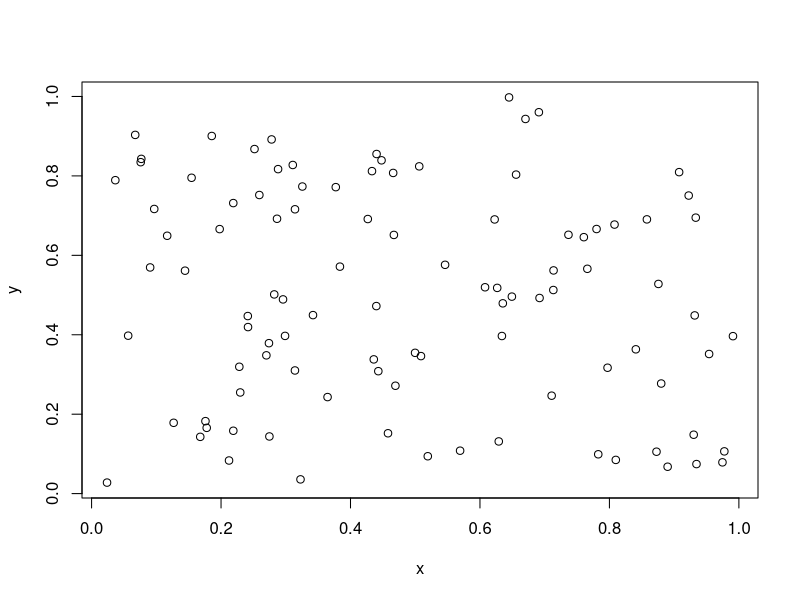

R code for this plot:
## ---- chunk 1
y <- runif(n=100)
x <- runif(n=100)
plot(x, y)
